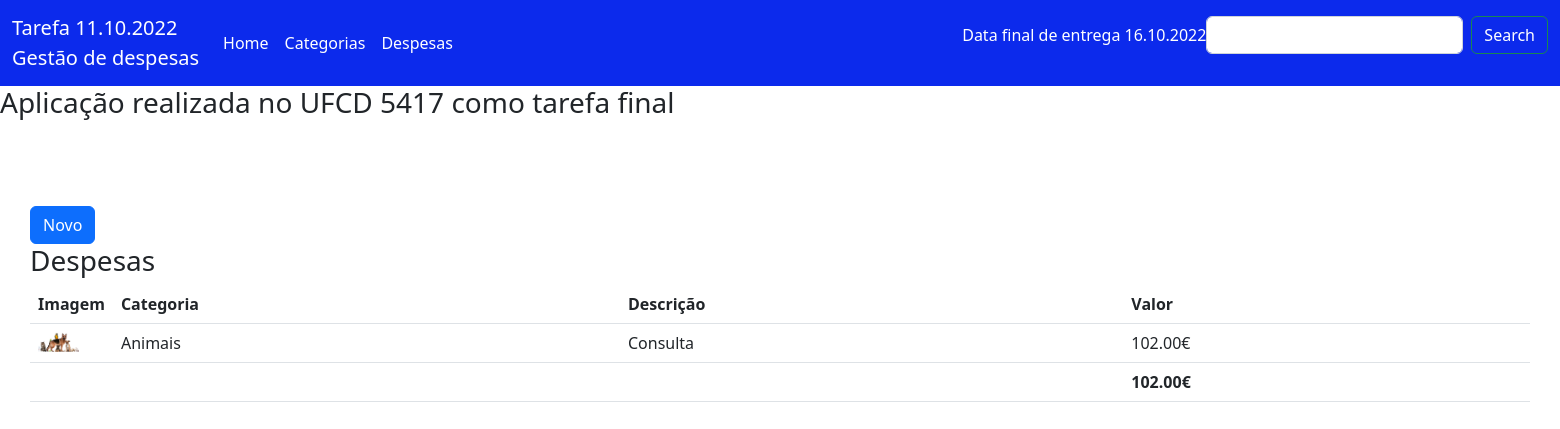
The page /despesa/list/animais on the database its author committed.
### apps/financas/models.py (models this page shows, shortened)
class Despesa(models.Model):
    categoria = models.ForeignKey(Categoria, on_delete = models.CASCADE)
    descricao = models.CharField(max_length=50)
    valor = models.DecimalField(decimal_places=2, max_digits=6)

class Categoria(models.Model):
    nome = models.CharField(max_length=50)
    imagem = models.ImageField(upload_to='uploads_categorias', default='default_categoria.jpg')
    def __str__(self):
        return self.nome

### apps/financas/views.py (the view)
# urls.py: path('despesa/list/animais', AnimalQuery.as_view(), name='despesa-list-animal'),
class AnimalQuery(ListView):
    model = Despesa
    queryset = Despesa.objects.filter(categoria__nome='Animais')
    template_name = 'financas/despesa_update.html'
    def get_context_data(self, **kwargs):
        ctx = super().get_context_data(**kwargs)
        ctx['total'] = Despesa.objects.filter(categoria__nome = 'Animais').aggregate(a=Sum('valor'))
        return ctx

### apps/financas/templates/financas/despesa_list.html
{% extends "base.html" %}
{% block content %}
<a class="btn btn-primary" href="{% url 'financas:despesa-new' %}">Novo</a>
<h3>Despesas</h3>
<table class="table">
    <tr>
        <th>Imagem</th>
        <th>Categoria</th>
        <th>Descrição</th>
        <th>Valor</th>
    </tr>
    {% for object in object_list %}
        <tr>
            <td style="width: 40px;"><img src="{{ object.categoria.imagem.url }}" height="20px"></td>
            <td>{{ object.categoria }}</td>
            <td>{{ object.descricao }}</td>
            <td>{{ object.valor }}€</td>
        </tr>
    {% endfor %}
    <tr>
        <td></td>
        <td></td>
        <td></td>
        <td><b>{{ total.a|floatformat:2 }}€</b></td>
    </tr>
</table>
{% endblock content %}

### rows shown on the page
Despesa: categoria.imagem (picture), categoria "Animais", descricao "Consulta", valor "102.00"

### other values the page prints
{{ total.a|floatformat:2 }} "102.00"
